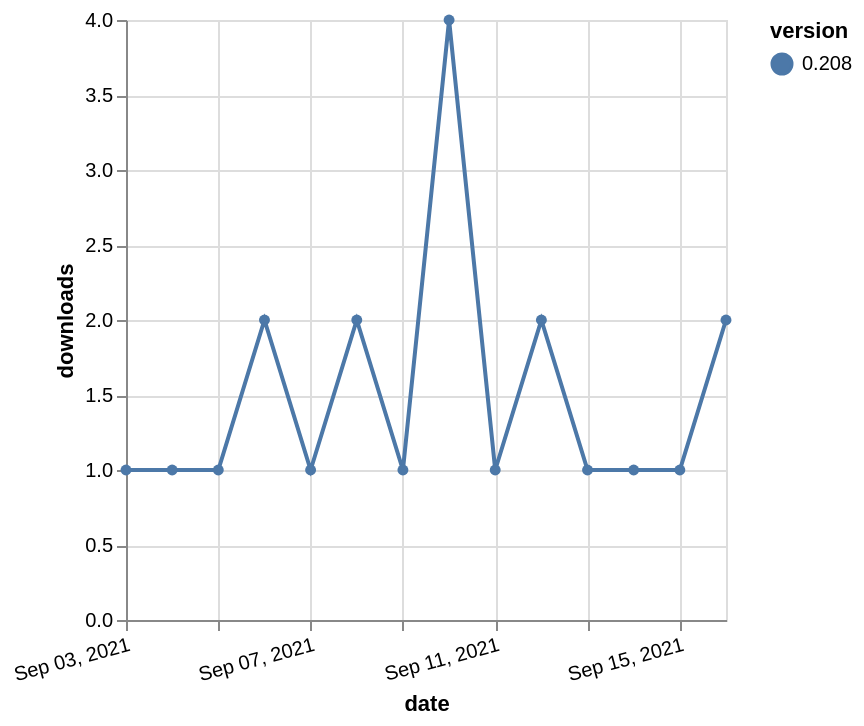

This figure's Vega-Lite source:
### Vega-Lite specification from a JSON file in a GitHub repository (floating-point values rounded to 4 significant figures)
{"$schema": "https://vega.github.io/schema/vega-lite/v5.json", "description": "A simple bar chart with embedded data.", "data": {"values": [{"date": "2021-09-03", "total": 219, "delta": 1, "version": "0.208"}, {"date": "2021-09-04", "total": 220, "delta": 1, "version": "0.208"}, {"date": "2021-09-05", "total": 221, "delta": 1, "version": "0.208"}, {"date": "2021-09-06", "total": 223, "delta": 2, "version": "0.208"}, {"date": "2021-09-07", "total": 224, "delta": 1, "version": "0.208"}, {"date": "2021-09-08", "total": 226, "delta": 2, "version": "0.208"}, {"date": "2021-09-09", "total": 227, "delta": 1, "version": "0.208"}, {"date": "2021-09-10", "total": 231, "delta": 4, "version": "0.208"}, {"date": "2021-09-11", "total": 232, "delta": 1, "version": "0.208"}, {"date": "2021-09-12", "total": 234, "delta": 2, "version": "0.208"}, {"date": "2021-09-13", "total": 235, "delta": 1, "version": "0.208"}, {"date": "2021-09-14", "total": 236, "delta": 1, "version": "0.208"}, {"date": "2021-09-15", "total": 237, "delta": 1, "version": "0.208"}, {"date": "2021-09-16", "total": 239, "delta": 2, "version": "0.208"}]}, "width": "container", "mark": {"type": "line", "point": {"filled": true}}, "encoding": {"x": {"field": "date", "type": "temporal", "timeUnit": "yearmonthdate", "title": "date", "axis": {"labelAngle": -15}}, "y": {"field": "delta", "type": "quantitative", "title": "downloads"}, "color": {"field": "version", "type": "nominal"}, "tooltip": {"field": "delta"}}}
